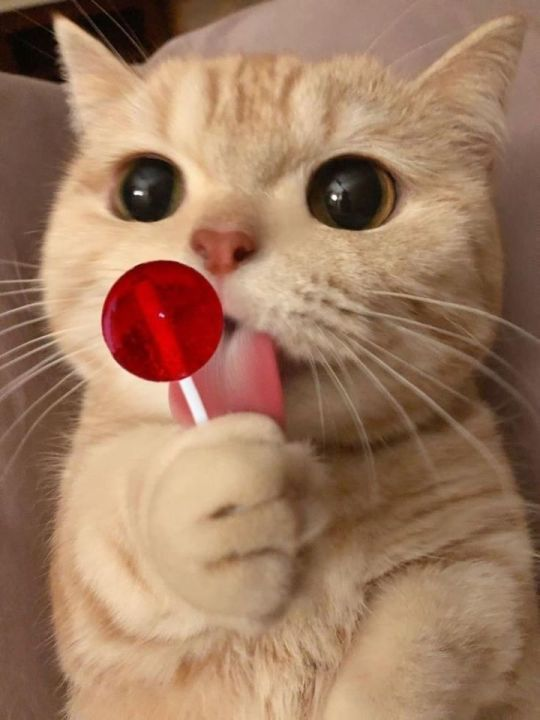
#> input picture Prova_A2/Imagens/gato3.jpg, 540 x 720 px, found by its file name
$ python main.py
#> lines starting #> are read from the running program, lines starting #| are printed output that depends on the picture
import cv2
import os
import numpy as np
from sklearn.model_selection import train_test_split
from sklearn.neighbors import KNeighborsClassifier
from sklearn.metrics import classification_report
from skimage import data, color
from skimage.transform import resize
import matplotlib.pyplot as plt

def preprocessar_imagem(img_rgb):
    img_resized = cv2.resize(img_rgb, (128, 128))
    img_gauss = cv2.GaussianBlur(img_resized, (5, 5), 0)
    img_cinza = cv2.cvtColor(img_gauss, cv2.COLOR_BGR2GRAY)
    img_eq = cv2.equalizeHist(img_cinza)
    return img_eq

def mostrar_imagens(imagens, titulos, rows=1, cols=2):
    fig, axes = plt.subplots(rows, cols, figsize=(15, 5*rows))
    axes = axes.ravel() if rows > 1 or cols > 1 else [axes]

    for img, title, ax in zip(imagens, titulos, axes):
        if len(img.shape) == 2:
            ax.imshow(img, cmap='gray')
        else:
            ax.imshow(cv2.cvtColor(img, cv2.COLOR_BGR2RGB))
        ax.set_title(title)
        ax.axis('off')

    plt.tight_layout()
    plt.show()

def carregar_treinamento(pasta='./imagens/'):
#> called with pasta = './imagens/'
    dados = []
    rotulos = []

    imagens_treino = [
        ('gato1.jpg', 'gato'),
        ('gato2.jpg', 'gato'),
        ('cachorro1.jpg', 'cachorro'),
        ('cachorro2.jpg', 'cachorro')
    ]

    for nome, rotulo in imagens_treino:
        caminho = os.path.join(pasta, nome)
        imagem = cv2.imread(caminho)
        if imagem is None:
            print(f"Erro ao carregar {caminho}")
            continue

        imagem_processada = preprocessar_imagem(imagem)
        dados.append(imagem_processada.flatten())
        rotulos.append(rotulo)

        mostrar_imagens(
            [imagem, imagem_processada],
            [f'{rotulo} - {nome} - Original', f'{rotulo} - {nome} - Processada']
        )
#> pass 2 of the loop in carregar_treinamento, `for nome, rotulo in imagens_treino:`:
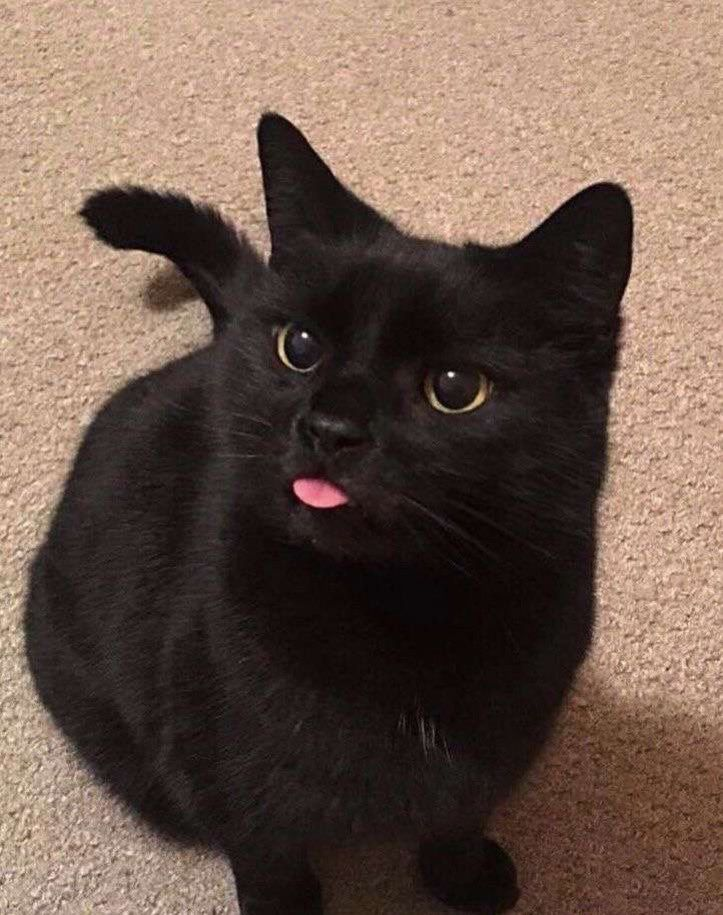
#> input picture Prova_A2/Imagens/gato2.jpg, 723 x 915 px, found by its file name
#> in carregar_treinamento, imagem is the input picture: shape (915, 723, 3); mean B, G, R 75.9, 87.2, 107.5
#> the loop in mostrar_imagens, `for img, title, ax in zip(imagens, titulos, axes):` made 2 passes
#> title on passes 1 to 2: 'gato - gato2.jpg - Original', 'gato - gato2.jpg - Processada'
#> pass 3 of the loop in carregar_treinamento, `for nome, rotulo in imagens_treino:`:
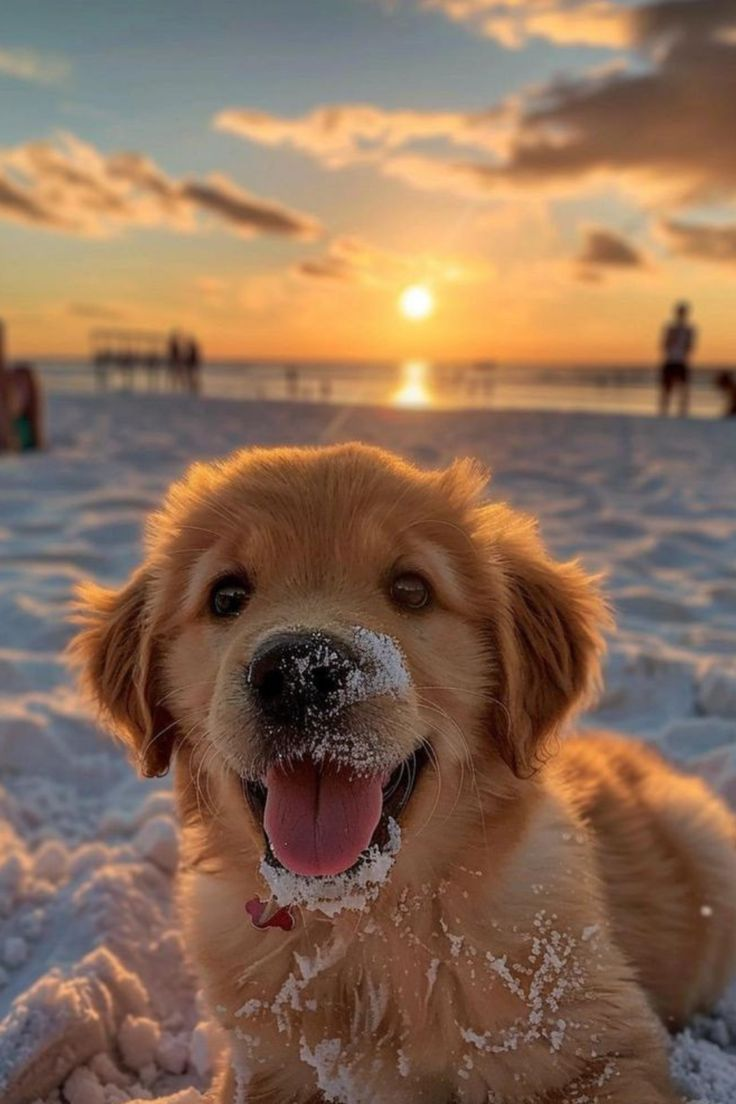
#> input picture Prova_A2/Imagens/cachorro1.jpg, 736 x 1104 px, found by its file name
#> in carregar_treinamento, imagem is the input picture: shape (1104, 736, 3); mean B, G, R 86.4, 108.1, 137.9
#> in preprocessar_imagem (call 2), `img_eq = cv2.equalizeHist(img_cinza)`:
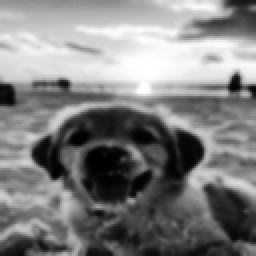
#> img_eq: shape (128, 128) (shown 2 times larger); min 0, max 255, mean 128.4
#> the loop in mostrar_imagens (call 2), `for img, title, ax in zip(imagens, titulos, axes):` made 2 passes
#> in mostrar_imagens (call 2), `plt.show()`:
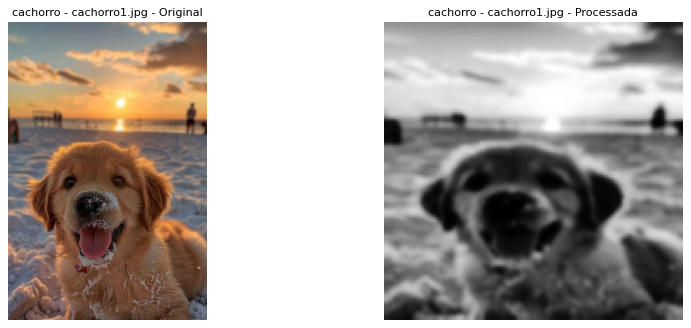
#> figure drawn by matplotlib, 2 panels
#> the loop made 4 passes; the first 3 are shown

    return np.array(dados), np.array(rotulos)

def carregar_imagens_teste(pasta='./imagens/'):
#> called with pasta = './imagens/'
    nomes_rotulos = [
        ('gato3.jpg', 'gato'),
        ('cachorro3.jpg', 'cachorro')
    ]
    dados = []
    rotulos = []

    for nome, rotulo in nomes_rotulos:
        caminho = os.path.join(pasta, nome)
        imagem = cv2.imread(caminho)
#> imagem is the input picture: shape (720, 540, 3); mean B, G, R 96.7, 122.7, 159.3
        if imagem is None:
            print(f"Erro ao carregar {caminho}")
            continue

        imagem_processada = preprocessar_imagem(imagem)
#> in preprocessar_imagem (call 4), `img_resized = cv2.resize(img_rgb, (128, 128))`:
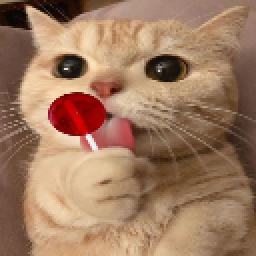
#> img_resized: shape (128, 128, 3) (shown 2 times larger); mean B, G, R 96.6, 122.5, 159.1
#> in preprocessar_imagem (call 4), `img_gauss = cv2.GaussianBlur(img_resized, (5, 5), 0)`:
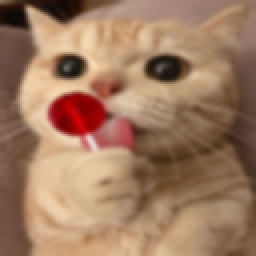
#> img_gauss: shape (128, 128, 3) (shown 2 times larger); mean B, G, R 96.6, 122.5, 159.1
#> in preprocessar_imagem (call 4), `img_cinza = cv2.cvtColor(img_gauss, cv2.COLOR_BGR2GRAY)`:
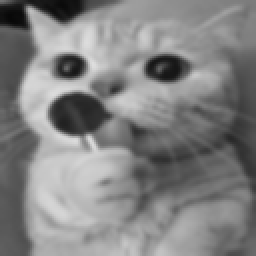
#> img_cinza: shape (128, 128) (shown 2 times larger); min 8, max 222, mean 130.5
#> in preprocessar_imagem (call 4), `img_eq = cv2.equalizeHist(img_cinza)`:
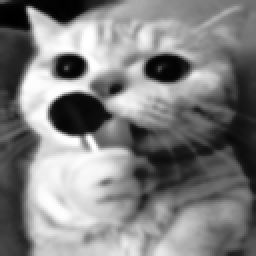
#> img_eq: shape (128, 128) (shown 2 times larger); min 0, max 255, mean 128.3
        dados.append(imagem_processada.flatten())
        rotulos.append(rotulo)

        mostrar_imagens(
            [imagem, imagem_processada],
            [f'{rotulo} - {nome} - Original', f'{rotulo} - {nome} - Processada']
        )
#> call 4 of mostrar_imagens, with rows = 1, cols = 2
#> the loop in mostrar_imagens (call 4), `for img, title, ax in zip(imagens, titulos, axes):` made 2 passes
#> in mostrar_imagens (call 4), `plt.show()`:
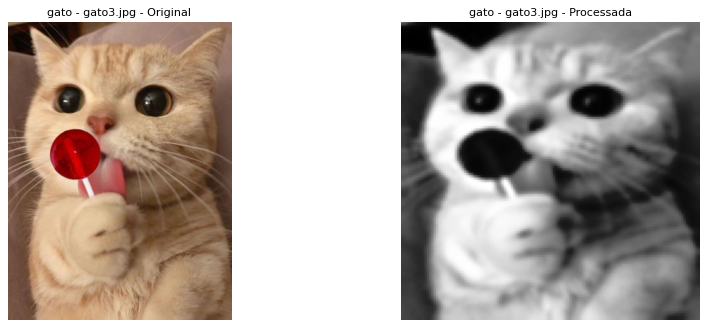
#> figure drawn by matplotlib, 2 panels
#> pass 2 of the loop in carregar_imagens_teste, `for nome, rotulo in nomes_rotulos:`:
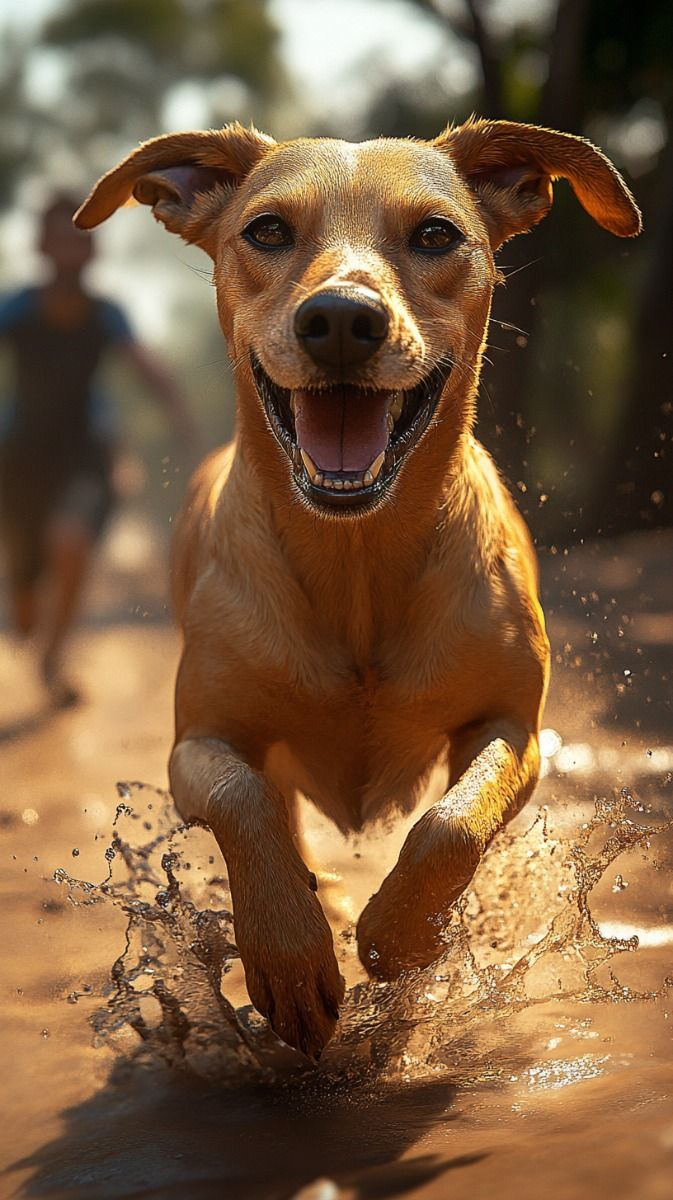
#> input picture Prova_A2/Imagens/cachorro3.jpg, 673 x 1200 px, found by its file name
#> in carregar_imagens_teste, imagem is the input picture: shape (1200, 673, 3); mean B, G, R 62.7, 91.5, 121.6
#> the loop in mostrar_imagens (call 5), `for img, title, ax in zip(imagens, titulos, axes):` made 2 passes
#> in mostrar_imagens (call 5), `plt.show()`:
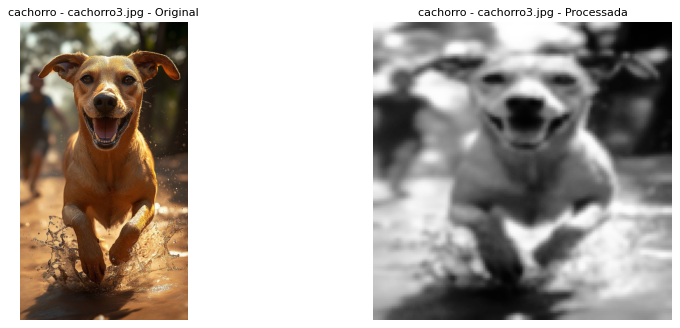
#> figure drawn by matplotlib, 2 panels

    return np.array(dados), np.array(rotulos)

X_train, y_train = carregar_treinamento()

modelo = KNeighborsClassifier(n_neighbors=1)
modelo.fit(X_train, y_train)

X_test, y_test = carregar_imagens_teste()

y_pred = modelo.predict(X_test)

print("📊 Relatório de Classificação:")
print(classification_report(y_test, y_pred))
#|               precision    recall  f1-score   support
#|     cachorro       0.50      1.00      0.67         1
#|         gato       0.00      0.00      0.00         1
#|     accuracy                           0.50         2
#|    macro avg       0.25      0.50      0.33         2
#| weighted avg       0.25      0.50      0.33         2
